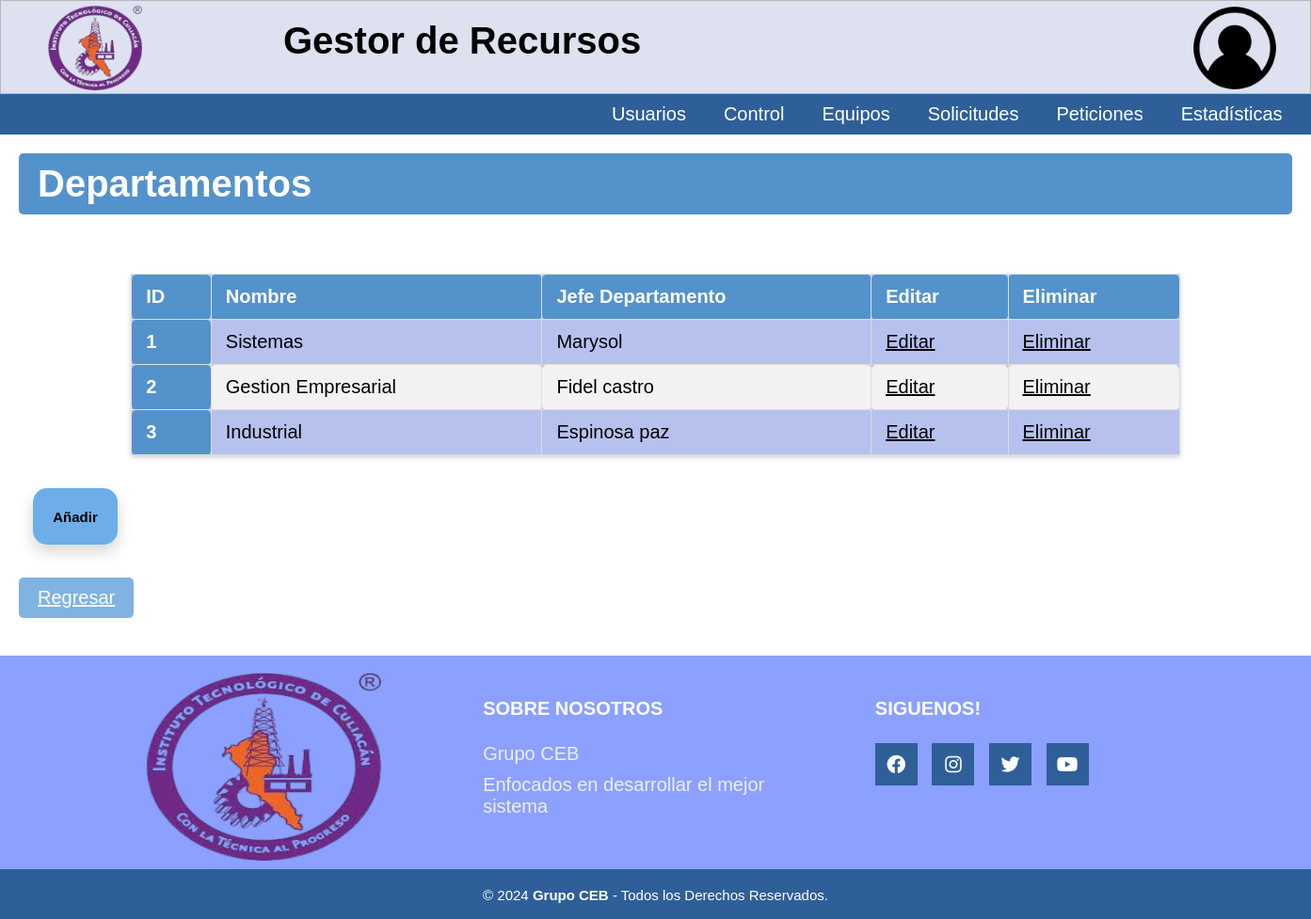
Page /Lugares/Departamentos/Departamentos.php (signed in) on the committed database.
### tables this page shows
Create table departamento(
Id_departamento int not null auto_increment primary key,
nombre varchar(50) not null,
J_departamento varchar(100) not null
);

### Lugares/Departamentos/Departamentos.php (the view, shortened to what this page needs)
<?php
include("../../BD/ConexionBD.php");
$nombre = $_SESSION['nombre'];
$sql_select = "SELECT * FROM usuarios WHERE nombre = '$nombre'";
$result = $conn->query($sql_select);
$Usu = $result->fetch_assoc();
?>
<!DOCTYPE html>
<html lang="en">
<head>
	<link rel="stylesheet" href="https://cdnjs.cloudflare.com/ajax/libs/font-awesome/4.7.0/css/font-awesome.min.css">
    <link rel="stylesheet" href="../../CSS/menu.css" type="text/css">
    <link rel="stylesheet" href="../../CSS/departamentos.css" type="text/css">
    <link rel="stylesheet" href="../../CSS/cabecera.css" type="text/css">
    <link rel="stylesheet" href="../../CSS/pie_pagina.css" type="text/css">
    <link rel="stylesheet" href="../../CSS/tablas_boton.css" type="text/css">
    <link rel="stylesheet" href="../../CSS/formularios.css" type="text/css">
        <link
          rel="stylesheet"
          href="https://cdnjs.cloudflare.com/ajax/libs/font-awesome/6.1.1/css/all.min.css"
        />
</head>
<header class="cabecera_p">
    <div class="cabecera">
        <h1 class="nom_sis">Gestor de Recursos</h1>
        <a href="../../Menu.php"><img src="../../Imagenes/logo.png" class="img-logo" alt="Logo"></a>
        <a href="#"><img src="../../Imagenes/avatar.png" class="img-avatar" alt="Avatar"></a>
    </div>
    <div class="header">
        <ul class="nav">
            <?php if ($Usu['Id_Utipo'] == 1 || $Usu['Id_Utipo'] == 4): ?>
                <li><a href="../../Usuario/Usuario.php">Usuarios</a>
                </li>
                <li><a href="../InicioEdificios.php">Control</a>
                </li>
                <li><a href="#">Equipos</a>
                </li>
            <?php endif; ?>
            <?php if ($Usu['Id_Utipo'] == 1 || $Usu['Id_Utipo'] == 2 || $Usu['Id_Utipo'] == 3 || $Usu['Id_Utipo'] == 4): ?>
                <li><a href="#">Solicitudes</a>
                </li>
            <?php endif; ?>
            <?php if ($Usu['Id_Utipo'] == 1 || $Usu['Id_Utipo'] == 3 || $Usu['Id_Utipo'] == 4 || $Usu['Id_Utipo'] == 5): ?>
                <li><a href="#">Peticiones</a>
                </li>
            <?php endif; ?>
            <?php if ($Usu['Id_Utipo'] == 1 || $Usu['Id_Utipo'] == 4): ?>
                <li><a href="../../Estadisticas/graficas.php">Estadísticas</a>
                </li>
            <?php endif; ?>
        </ul>
    </div>
</header>
</head>
<body>
    <h1 class="titulo">Departamentos</h1>
    <br>
    <?php
	include('../../BD/ConexionBD.php');
	$sql = "SELECT * FROM departamento";
	$result = $conn->query($sql);
	echo "<table class='tabla'>";
	echo "<thead>";
	echo "<tr class='cont'>";
	echo "<th scope='col'>ID</th>";
	echo "<th scope='col'>Nombre</th>";
	echo "<th scope='col'>Jefe Departamento</th>";
    echo "<th scope='col'>Editar</th>";
    echo "<th scope='col'>Eliminar</th>";
	echo "</tr>";
	echo "</thead>";
	echo "<tbody>";
	while ($fila = $result->fetch_assoc()) {
		echo "<tr>";
		echo "<th scope='row'>".$fila['Id_departamento']."</th>";
        echo "<td>". $fila['nombre']."</td>";
        echo "<td>". $fila['J_departamento']."</td>";
        echo "<td><a href='Modificar/Modificar_Departamento.php?Id_departamento=".$fila['Id_departamento']."' class='editar'> Editar </td>";
        echo "<td><a href='Eliminar/Eliminar_Departamento.php?Id_departamento=".$fila['Id_departamento']."'>Eliminar</a></td>";
		echo "</tr>";
	}
	echo "</tbody>";
	echo "</table>";
?>
    <div class="botones">
        <a href="#" class="btn_edi" onclick="toggleForm()"><p class="tx">Añadir</p></a>
    </div>
	<a href="../InicioEdificios.php" class="regresar">Regresar</a>
</body>
<footer class="pie-pagina">
        <div class="grupo-1">
            <div class="box">
                <figure>
                    <a href="Menu.php">
                        <img src="../../Imagenes/logo.png" alt="Logo Institucional">
                    </a>
                </figure>
            </div>
            <div class="box">
                <h2>SOBRE NOSOTROS</h2>
                <p>Grupo CEB</p>
                <p>Enfocados en desarrollar el mejor sistema</p>
            </div>
            <div class="box">
                <h2>SIGUENOS!</h2>
                <div class="red-social">
                    <a href="#" class="fa fa-facebook"></a>
                    <a href="#" class="fa fa-instagram"></a>
                    <a href="#" class="fa fa-twitter"></a>
                    <a href="#" class="fa fa-youtube"></a>
                </div>
            </div>
        </div>
        <div class="grupo-2">
            <small>&copy; 2024 <b>Grupo CEB</b> - Todos los Derechos Reservados.</small>
        </div>
    </footer>
</html>

### CSS/menu.css (style rules this page uses)
* { padding: 0px; margin: 0px; }
.header { margin: auto; width: 100%; background-color: #2f5f98; }
ul, ol { list-style: none; }
.nav { display: flex; margin-left: 630px; }
.nav > li { position: relative; float: left; }
.nav li a { background-color: #2f5f98; color: #fff; text-decoration: none; padding: 10px 20px; display: block; }

### CSS/departamentos.css (style rules this page uses)
a { text-decoration: underline; color: purple; }
.btn_edi { background-color: #6dade9; border: none; margin: 15px; width: 90px; height: 60px; border-radius: 15px; box-shadow: 0 8px 16px rgba(54, 53, 53, 0.2); transition: transform 0.3s, box-shadow 0.3s; display: flex; align-items: center; justify-content: center; text-decoration: none; }
.botones { display: flex; margin-left: 20px; }
.tx { text-align: center; font-size: 15px; font-weight: bold; color: rgb(0, 0, 0); }

### CSS/cabecera.css (style rules this page uses)
* { font-family: 'Roboto', sans-serif; }
html { font-size: 20px; overflow-y: auto; }
.cabecera { height: 100px; width: 100%; background-color: rgb(221, 225, 240); border: 0.5px solid rgb(184, 182, 182); }
.nom_sis { position: absolute; margin-top: 20px; margin-left: 300px; }
.img-logo { height: 90px; width: 100px; float: left; margin-left: 50px; margin-top: 5px; }
.img-avatar { height: 100px; width: 100px; float: right; margin-right: 30px; }

### CSS/pie_pagina.css (style rules this page uses)
.pie-pagina { width: 100%; background-color: #8ba0ff; margin-top: 30px; }
.pie-pagina .grupo-1 { width: 100%; max-width: 1200px; margin: auto; display:grid; grid-template-columns: repeat(3, 1fr); grid-gap:50px; padding: 45px 0px; }
.pie-pagina .grupo-1 .box figure { width: 100%; height: 100px; display: flex; justify-content: center; align-items: center; }
.pie-pagina .grupo-1 .box figure img { width: 250px; height: 200px; margin-top: 50px; }
.pie-pagina .grupo-1 .box h2 { color: #fff; margin-bottom: 25px; font-size: 20px; }
.pie-pagina .grupo-1 .box p { color: #efefef; margin-bottom: 10px; }
.pie-pagina .grupo-1 .red-social a { display: inline-block; text-decoration: none; width: 45px; height: 45px; line-height: 45px; color: #fff; margin-right: 10px; background-color: #2f5f98; text-align: center; transition: all 300ms ease; }
.pie-pagina .grupo-2 { background-color: #2f5f98; padding: 15px 10px; text-align: center; color: #fff; }
.pie-pagina .grupo-2 small { font-size: 15px; }

### CSS/tablas_boton.css (style rules this page uses)
.titulo { background-color: #5492cc; color: white; padding: 10px 20px; border: none; border-radius: 5px; cursor: pointer; font-family: 'Poppins', sans-serif; margin-left: 20px; margin-top: 20px; margin-right: 20px; }
.tabla { border-collapse: collapse; width: 80%; margin: 20px auto; font-family: 'Roboto', sans-serif; background-color: #b7c1ee; box-shadow: 0 2px 5px rgba(0, 0, 0, 0.2); }
.cont { text-align: center; }
.tabla th, .tabla td { border: 1px solid #ddd; padding: 12px 15px; text-align: left; }
.tabla th { background-color: #5492cc; color: white; font-weight: bold; }
.tabla td { color: #000000; }
.tabla tbody tr:nth-child(even) { background-color: #f2f2f2; }
.tabla th, table.tabla td { border-radius: 5px; }
a { text-decoration: underline; color: rgb(0, 0, 0); }
.regresar { background-color: #80b3e2; color: white; padding: 10px 20px; border: none; border-radius: 5px; cursor: pointer; font-family: 'Poppins', sans-serif; margin-top: 20px; margin-bottom: 10px; display: inline-block; margin-left: 20px; }

### CSS/formularios.css (style rules this page uses)
.titulo { background-color: #5492cc; color: white; padding: 10px 20px; border: none; border-radius: 5px; cursor: pointer; font-family: 'Poppins', sans-serif; margin-left: 20px; margin-top: 20px; margin-bottom: 20px; margin-right: 20px; }
.regresar { background-color: #80b3e2; color: white; padding: 10px 20px; border: none; border-radius: 5px; cursor: pointer; font-family: 'Poppins', sans-serif; margin-top: 20px; margin-bottom: 10px; display: inline-block; margin-left: 20px; }
* { font-family: 'Poppins', sans-serif; margin: 0; padding: 0; box-sizing: border-box; }

### rows in the picture
departamento: Id_departamento "1", nombre "Sistemas", J_departamento "Marysol"
departamento: Id_departamento "2", nombre "Gestion Empresarial", J_departamento "Fidel castro"
departamento: Id_departamento "3", nombre "Industrial", J_departamento "Espinosa paz"
